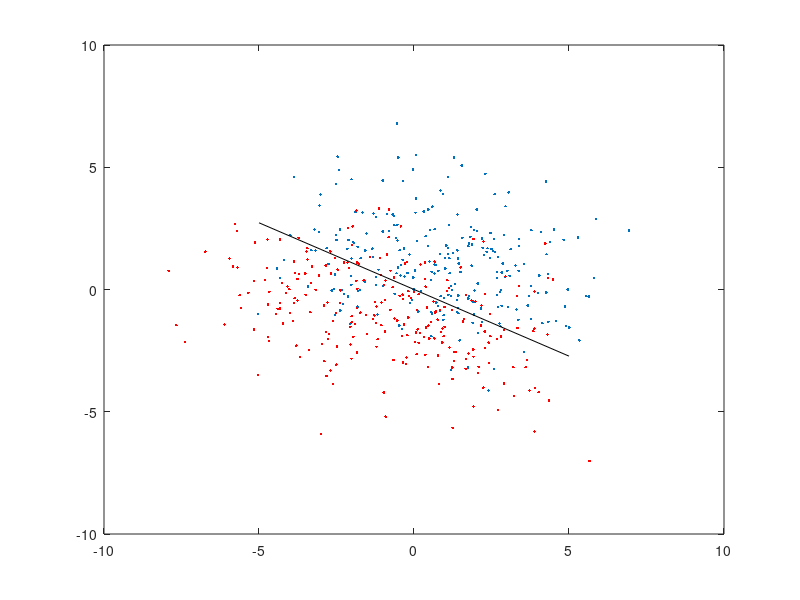

Here is the MATLAB script that generated this plot:
%generate data for binary classification
close all
clear all
randn('seed',0);
rand('seed',0);

covo=(eye(2)-.3*ones(2))*(5);
covo(1)=covo(1)*2;


G=chol(covo);

N=500;

xTrain=randn(N,2)*G;

xTest=randn(N,2)*G;

tTrain=ones(N,1);
tTrain(1:N/2)=-1;
tTrain=tTrain(randperm(N));

tTest=ones(N,1);
tTest(1:N/2)=-1;
tTest=tTest(randperm(N));

xTrain=xTrain+repmat(tTrain,1,2);
xTest=xTest+repmat(tTest,1,2);

%do mle estimation of moments:
m_p=mean(xTrain(tTrain==1,:));
m_m=mean(xTrain(tTrain==-1,:));
cov_p=cov(xTrain(tTrain==1,:));
cov_m=cov(xTrain(tTrain==-1,:));
cov_est=0.5*cov_p+0.5*cov_m;

omega=cov_est\(m_p-m_m)';

omega_o=-0.5*m_p *cov_p^(-1) *m_p'+.5*m_m *cov_m^(-1) *m_m';

%equation of line: omega(1)x+omega(2)y+omega_o=0
% y=-omega_o

xplot=-5:5;
yplot=(-omega_o-omega(1)*xplot)/omega(2);


%plot stuff
plot(xTest(tTest==1,1),xTest(tTest==1,2),'.');
hold on
plot(xTest(tTest==-1,1),xTest(tTest==-1,2),'r.');

hold on
plot(xplot,yplot,'k')


%calculate test and training error
decisions_linear_train=sign(xTrain*omega+omega_o);
error_rate_linear_train=mean(decisions_linear_train~=tTrain)

decisions_linear_test=sign(xTest*omega+omega_o);
error_rate_linear_test=mean(decisions_linear_test~=tTest)

decisions_quad_train=sign(diag(xTrain*0.5*(cov_m^(-1)-cov_p^(-1))*xTrain')+xTrain*omega+omega_o);
error_rate_quad_train=mean(decisions_quad_train~=tTrain)

decisions_quad_test=sign(diag(xTest*0.5*(cov_m^(-1)-cov_p^(-1))*xTest')+xTest*omega+omega_o);
error_rate_quad_test=mean(decisions_quad_test~=tTest)

save HomeWork6 *Train *Test
